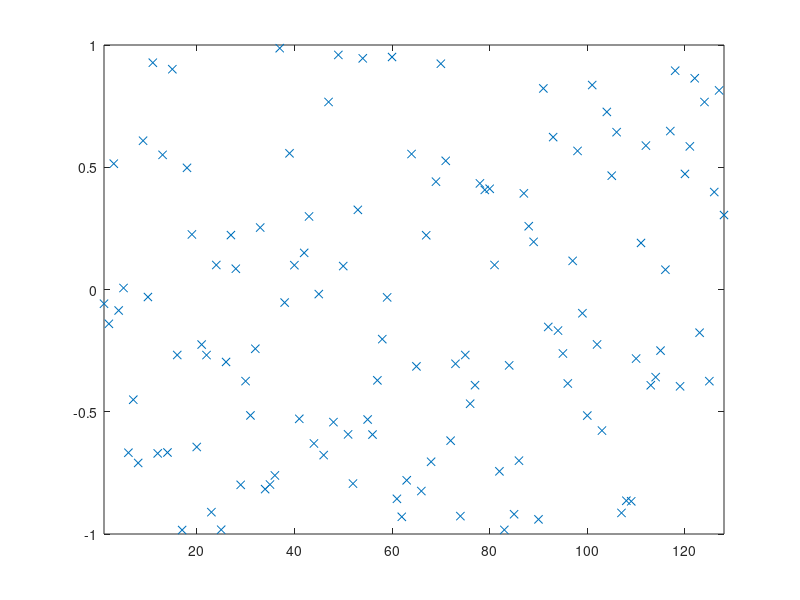

Write the MATLAB code that produced this figure. (Note: this script raises an error after producing the figure.)
% script <a href="matlab:RR_BitonicSortTest">RR_BitonicSortTest</a>
% Test <a href="matlab:help RR_BitonicSort">RR_BitonicSort</a> on a random set of data.
% Renaissance Codebase, https://github.com/tbewley/RC/NRchap07
% Copyright 2023 by Thomas Bewley, published under BSD 3-Clause License. 

n=2^7; D=2*rand(n,1)-1; close all, plot(D(:,1),'x'), axis([1 n -1 1]), pause(0.5)
[D,index]=RR_BitonicSort(D,1,n);      plot(D(:,1),'x'), axis([1 n -1 1])

% end script RR_BitonicSortTest
